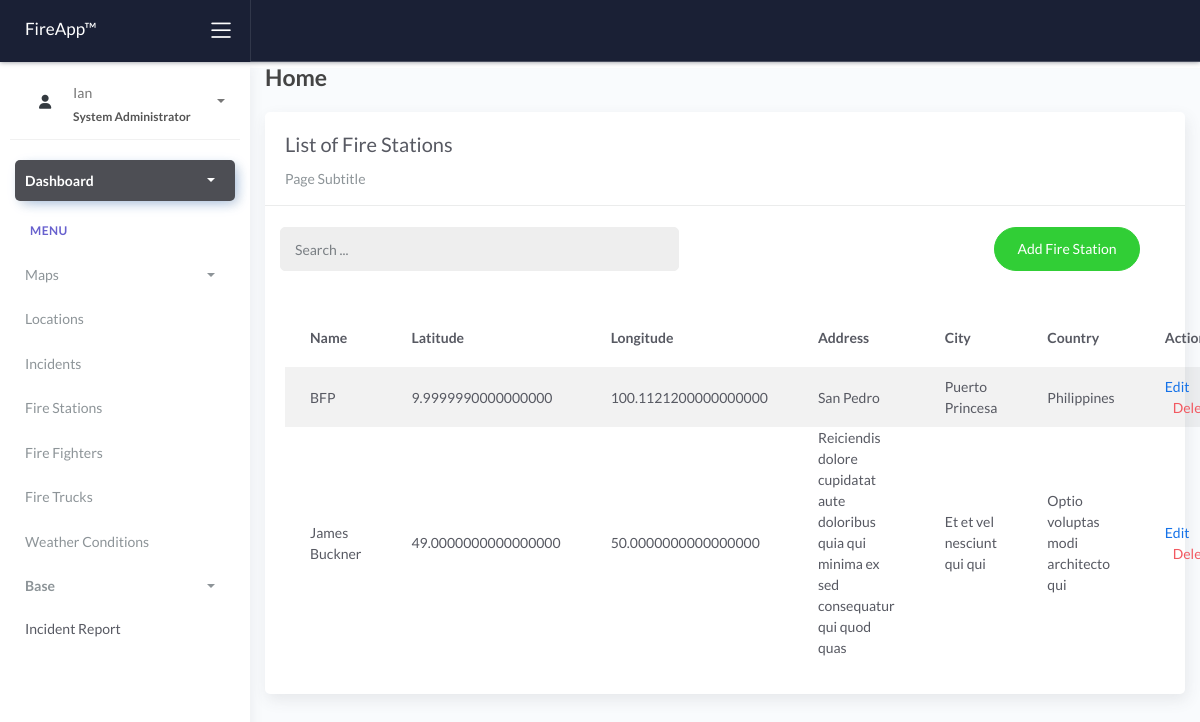
/firestations/, run on the app's committed database.
### fire/models.py (models this page shows, shortened)
class BaseModel(models.Model):
    created_at = models.DateTimeField(auto_now_add=True, db_index=True)
    updated_at = models.DateTimeField(auto_now=True)
    class Meta:
        abstract = True

class FireStation(BaseModel):
    name = models.CharField(max_length=255)
    latitude = models.DecimalField(max_digits=22, decimal_places=16, null=True, blank=True)
    longitude = models.DecimalField(max_digits=22, decimal_places=16, null=True, blank=True)
    address = models.CharField(max_length=255, blank=True)
    city = models.CharField(max_length=100, blank=True)
    country = models.CharField(max_length=100, blank=True)

### fire/views.py (the view)
# urls.py: path('firestations/', FireStationList.as_view(), name='firestations-list'),
class FireStationList(ListView):
    model = FireStation
    context_object_name = 'object_list'
    template_name = 'firestations_list.html'
    paginate_by = 5
    def get_queryset(self, *args, **kwargs):
        qs = super().get_queryset(*args, **kwargs)
        if self.request.GET.get('q'):
            query = self.request.GET.get('q')
            qs = qs.filter(Q(name__icontains=query) | Q(address__icontains=query) | Q(city__icontains=query) | Q(country__icontains=query))
        return qs

### templates/firestations_list.html (shortened to what this page needs)
{% extends 'base.html' %} {% load static %} {% block content %}
<div class="content">
    <div class="container-fluid">
        <h4 class="page-title">Home</h4>
        <div class="row">
            <div class="col-md-12">
                <div class="card">
                    <div class="card-header">
                        <div class="card-title">List of Fire Stations</div>
                        <div class="card-category">Page Subtitle</div>
                    </div>
                    <br />
                        <div class="col-md-12 row">
                            <div class="col-md-6">
                                <form class="navbar-left navbar-form nav-search mr-md-3" action="{% url 'firestations-list' %}">
                                    <div class="input-group">
                                        <input type="text" placeholder="Search ..." class="form-control" name="q" />
                                        <div class="input-group-append">
                                            <span class="input-group-text">
                                            </span>
                                        </div>
                                    </div>
                                </form>
                            </div>
                            <div class="col-md-6">
                                <div class="pull-right">
                                    <a href="{% url 'firestations-add' %}" class="btn btn-success btn-rounded">Add Fire Station</a>
                                </div>
                            </div>
                        </div>
                    <div class="card-body">
                        <table class="table table-striped mt-3">
                            <thead>
                                <tr>
                                    <th scope="col">Name</th>
                                    <th scope="col">Latitude</th>
                                    <th scope="col">Longitude</th>
                                    <th scope="col">Address</th>
                                    <th scope="col">City</th>
                                    <th scope="col">Country</th>
                                    <th scope="col">Action</th>
                                </tr>
                            </thead>
                            <tbody>
                                {% for object in object_list %}
                                <tr>
                                    <td>{{ object.name }}</td>
                                    <td>{{ object.latitude }}</td>
                                    <td>{{ object.longitude }}</td>
                                    <td>{{ object.address }}</td>
                                    <td>{{ object.city }}</td>
                                    <td>{{ object.country }}</td>
                                    <td>
                                        <a href="{% url 'firestation-update' object.id %}">Edit</a>
                                        <a href="{% url 'firestation-delete' object.id %}" class="text-danger ml-2">Delete</a>
                                    </td>
                                </tr>
                                {% empty %}
                                <tr>
                                    <td colspan="7" style="text-align: center">
                                        <p class="text-sm font-weight-bold mb-0">No Records Found</p>
                                    </td>
                                </tr>
                                {% endfor %}
                            </tbody>
                        </table>
                    </div>
                </div>
            </div>
        </div>
    </div>
</div>
{% endblock %}

### data on the page
FireStation: name "BFP", latitude "9.9999990000000000", longitude "100.1121200000000000", address "San Pedro", city "Puerto Princesa", country "Philippines"
FireStation: name "James Buckner", latitude "49.0000000000000000", longitude "50.0000000000000000", address "Reiciendis dolore cupidatat aute doloribus quia qui minima ex sed consequatur qui quod quas", city "Et et vel nesciunt qui qui", country "Optio voluptas modi architecto qui"
